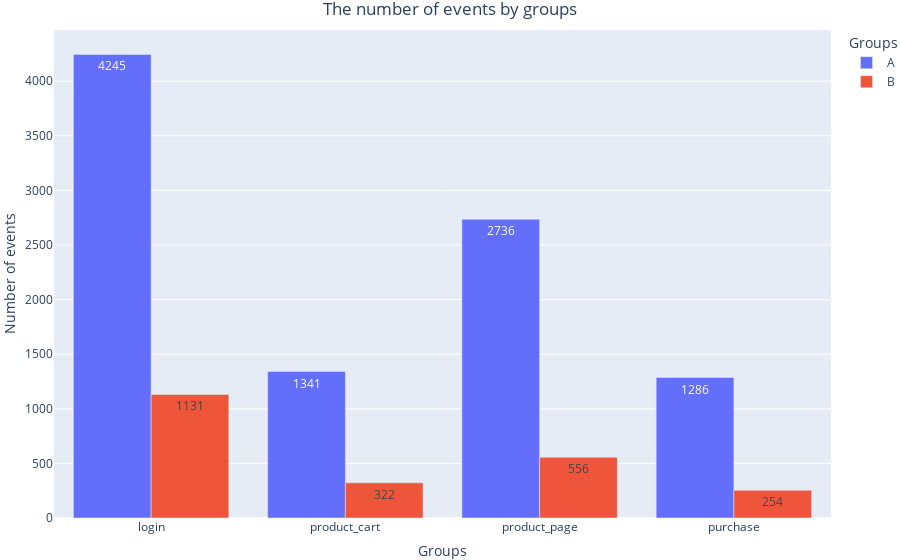

The code cell stored with this chart in its notebook:
### Markdown cell above
Разница по среднему количеству событий на пользователя не столько сущенственна: 6,3 для группы А и 4,9 для группы B.

### Code cell
spreading = df.pivot_table(index=['group', 'event_name'], values='user_id', 
                           aggfunc='count').reset_index()

fig = px.bar(spreading, 
             x='event_name', 
             y='user_id', 
             color='group', 
             text='user_id',
             barmode='group')
fig.update_layout(
        title='The number of events by groups',
        title_x = 0.5,
        xaxis_title='Groups',
        yaxis_title='Number of events',
        margin=dict(l=0, r=0, t=30, b=0),
        legend_title_text='Groups'
   )
fig.show()

display(spreading)

### Figure 1 — Plotly figure (JSON) as saved in the notebook; plotly's stock layout.template omitted (floating-point values rounded to 4 significant figures)
{"data": [{"alignmentgroup": "True", "hovertemplate": "group=A<br>event_name=%{x}<br>user_id=%{text}<extra></extra>", "legendgroup": "A", "marker": {"color": "#636efa", "pattern": {"shape": ""}}, "name": "A", "offsetgroup": "A", "orientation": "v", "showlegend": true, "text": [4245, 1341, 2736, 1286], "textposition": "auto", "type": "bar", "x": ["login", "product_cart", "product_page", "purchase"], "xaxis": "x", "y": [4245, 1341, 2736, 1286], "yaxis": "y"}, {"alignmentgroup": "True", "hovertemplate": "group=B<br>event_name=%{x}<br>user_id=%{text}<extra></extra>", "legendgroup": "B", "marker": {"color": "#EF553B", "pattern": {"shape": ""}}, "name": "B", "offsetgroup": "B", "orientation": "v", "showlegend": true, "text": [1131, 322, 556, 254], "textposition": "auto", "type": "bar", "x": ["login", "product_cart", "product_page", "purchase"], "xaxis": "x", "y": [1131, 322, 556, 254], "yaxis": "y"}], "layout": {"barmode": "group", "legend": {"title": {"text": "Groups"}, "tracegroupgap": 0}, "margin": {"b": 0, "l": 0, "r": 0, "t": 30}, "title": {"text": "The number of events by groups", "x": 0.5}, "xaxis": {"anchor": "y", "domain": [0, 1], "title": {"text": "Groups"}}, "yaxis": {"anchor": "x", "domain": [0, 1], "title": {"text": "Number of events"}}}}
